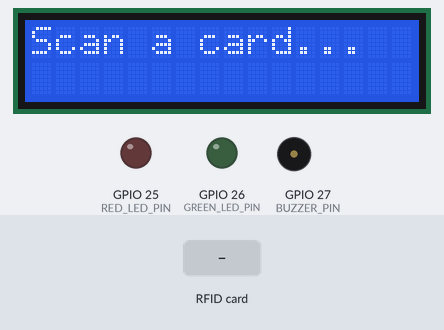
Recording of a program running on a simulated ESP32. Shown: 16×2 character LCD, output pins drawn as LEDs (lit = HIGH), buzzer (waves = sounding, pin HIGH). The test bench sets the inputs (shaded band). WiFi joins after 1.5 s; servers stay silent unless stated; uploads are accepted with an empty reply.

Above: at 2.9 s.
3.0 s: RFID card 5E 7A 19 C4 held to the reader
At 3.33 s:
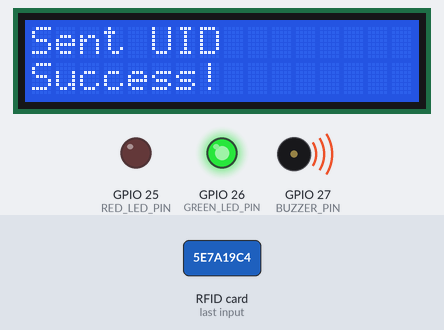
At 4.14 s:
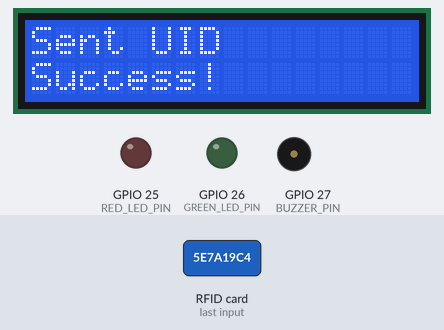
Timing chart, 0 to 6.0 s (numbered marks = the images above; inputs shaded):
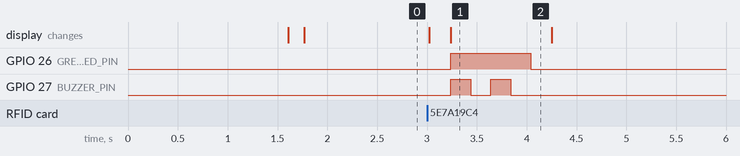

The program:

main.cpp
```cpp
#include <SPI.h>
#include <MFRC522.h>
#include "WiFi.h"
#include <HTTPClient.h>
#include <Wire.h>
#include <LiquidCrystal_I2C.h>

// Pin Definitions
#define SS_PIN 5
#define RST_PIN 4
#define BUZZER_PIN 27
#define GREEN_LED_PIN 26
#define RED_LED_PIN 25

// Wi-Fi Credentials
const char *ssid = "Bed_DHFibernet";
const char *password = "AR27@69MY";

// Backend API URL
String api_url = "https://smarthajiri-api.onrender.com/api/logs";

// RFID UID Storage
char str[32] = "";
String UID_Result = "--------";

// Create MFRC522 and LCD Objects
MFRC522 mfrc522(SS_PIN, RST_PIN);
LiquidCrystal_I2C lcd(0x27, 16, 2);

// Function Prototypes
void byteArray_to_string(byte array[], unsigned int len, char buffer[]);
void connectToWiFi();
void http_Req(String str_uid);
int getUID();

void setup()
{
    // Initialize I2C with ESP32's default pins: SDA = 21, SCL = 22
    Wire.begin(21, 22);
    lcd.init();
    lcd.backlight();
    lcd.print("Starting...");

    // Initialize LEDs and Buzzer
    pinMode(RED_LED_PIN, OUTPUT);
    pinMode(GREEN_LED_PIN, OUTPUT);
    pinMode(BUZZER_PIN, OUTPUT);

    // Connect to Wi-Fi
    connectToWiFi();

    // Initialize RFID Reader
    SPI.begin();
    mfrc522.PCD_Init();

    lcd.clear();
    lcd.print("Scan a card...");
}

void loop()
{
    if (getUID())
    {
        lcd.clear();
        lcd.print("UID:");
        lcd.setCursor(0, 1);
        lcd.print(UID_Result);

        // Send UID to backend API
        http_Req(UID_Result);

        delay(200); // Prevent rapid scanning

        lcd.clear();
        lcd.print("Scan a card...");
    }
}

// Connect to Wi-Fi Network
void connectToWiFi()
{
    WiFi.mode(WIFI_STA);
    WiFi.begin(ssid, password);

    lcd.clear();
    lcd.print("Connecting...");

    while (WiFi.status() != WL_CONNECTED)
    {
        delay(500);
    }

    lcd.clear();
    lcd.print("WiFi Connected");
    delay(100);
}

// Get RFID UID
int getUID()
{
    if (!mfrc522.PICC_IsNewCardPresent() || !mfrc522.PICC_ReadCardSerial())
        return 0;

    byteArray_to_string(mfrc522.uid.uidByte, mfrc522.uid.size, str);
    UID_Result = str;

    mfrc522.PICC_HaltA();
    mfrc522.PCD_StopCrypto1();

    return 1;
}

// Convert Byte Array to String
void byteArray_to_string(byte array[], unsigned int len, char buffer[])
{
    for (unsigned int i = 0; i < len; i++)
    {
        buffer[i * 2] = (array[i] >> 4) < 0xA ? '0' + (array[i] >> 4) : 'A' + (array[i] >> 4) - 0xA;
        buffer[i * 2 + 1] = (array[i] & 0x0F) < 0xA ? '0' + (array[i] & 0x0F) : 'A' + (array[i] & 0x0F) - 0xA;
    }
    buffer[len * 2] = '\0';
}

// Send HTTP Request to Backend API
void http_Req(String str_uid)
{
    if (WiFi.status() != WL_CONNECTED)
    {
        lcd.clear();
        lcd.print("WiFi Disconnected");
        delay(3000);
        return;
    }

    String payload = "{\"uid\": \"" + str_uid + "\"}";

    HTTPClient http;
    http.begin(api_url);
    http.addHeader("Content-Type", "application/json");

    int httpCode = http.POST(payload);

    lcd.clear();
    if (httpCode > 0)
    {
        lcd.print("Sent UID");
        lcd.setCursor(0, 1);
        lcd.print("Success!");

        digitalWrite(GREEN_LED_PIN, HIGH);
        for (int i = 0; i < 2; i++)
        {
            digitalWrite(BUZZER_PIN, HIGH);
            delay(200);
            digitalWrite(BUZZER_PIN, LOW);
            delay(200);
        }
        digitalWrite(GREEN_LED_PIN, LOW);
    }
    else
    {
        lcd.print("Send Failed");
        digitalWrite(RED_LED_PIN, HIGH);

        for (int i = 0; i < 3; i++)
        {
            digitalWrite(BUZZER_PIN, HIGH);
            delay(200);
            digitalWrite(BUZZER_PIN, LOW);
            delay(200);
        }
        digitalWrite(RED_LED_PIN, LOW);
    }
}
```

Measured:
- after the input at 3.0 s, GPIO 26 (GREEN_LED_PIN): LOW → HIGH after 0.24 s, → LOW 0.80 s later; GPIO 27 (BUZZER_PIN): alternates HIGH for 0.20 s and LOW for 0.20 s, 4 changes in all, then stays LOW, starting after 0.24 s; the display: first changes at once (image 1 shows a later state)
- what the display in image 1 shows lasts 1.1 s, from 3.2 s to 4.3 s
